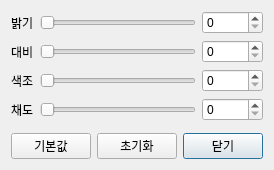
<ui version="4.0" >
 <class>Ui::EqualizerDialog</class>
 <widget class="QDialog" name="Ui::EqualizerDialog" >
  <property name="geometry" >
   <rect>
    <x>0</x>
    <y>0</y>
    <width>244</width>
    <height>170</height>
   </rect>
  </property>
  <property name="windowTitle" >
   <string>화면 설정하기</string>
  </property>
  <layout class="QGridLayout" >
   <item row="0" column="0" >
    <widget class="QLabel" name="label" >
     <property name="text" >
      <string>밝기</string>
     </property>
    </widget>
   </item>
   <item row="0" column="1" >
    <widget class="QSlider" name="horizontalSlider_5" >
     <property name="minimum" >
      <number>0</number>
     </property>
     <property name="maximum" >
      <number>65535</number>
     </property>
     <property name="orientation" >
      <enum>Qt::Horizontal</enum>
     </property>
     <property name="tickPosition" >
      <enum>QSlider::NoTicks</enum>
     </property>
    </widget>
   </item>
   <item row="0" column="2" >
    <widget class="QSpinBox" name="brightness_spin" >
     <property name="accelerated" >
      <bool>true</bool>
     </property>
     <property name="minimum" >
      <number>0</number>
     </property>
     <property name="maximum" >
      <number>65535</number>
     </property>
     <property name="value" >
      <number>0</number>
     </property>
    </widget>
   </item>
   <item row="1" column="0" >
    <widget class="QLabel" name="label_2" >
     <property name="text" >
      <string>대비</string>
     </property>
    </widget>
   </item>
   <item row="1" column="1" >
    <widget class="QSlider" name="horizontalSlider_6" >
     <property name="minimum" >
      <number>0</number>
     </property>
     <property name="maximum" >
      <number>65535</number>
     </property>
     <property name="orientation" >
      <enum>Qt::Horizontal</enum>
     </property>
     <property name="tickPosition" >
      <enum>QSlider::NoTicks</enum>
     </property>
    </widget>
   </item>
   <item row="1" column="2" >
    <widget class="QSpinBox" name="contrast_spin" >
     <property name="accelerated" >
      <bool>true</bool>
     </property>
     <property name="minimum" >
      <number>0</number>
     </property>
     <property name="maximum" >
      <number>65535</number>
     </property>
     <property name="value" >
      <number>0</number>
     </property>
    </widget>
   </item>
   <item row="2" column="0" >
    <widget class="QLabel" name="label_3" >
     <property name="text" >
      <string>색조</string>
     </property>
    </widget>
   </item>
   <item row="2" column="1" >
    <widget class="QSlider" name="horizontalSlider_8" >
     <property name="minimum" >
      <number>0</number>
     </property>
     <property name="maximum" >
      <number>65535</number>
     </property>
     <property name="orientation" >
      <enum>Qt::Horizontal</enum>
     </property>
     <property name="tickPosition" >
      <enum>QSlider::NoTicks</enum>
     </property>
    </widget>
   </item>
   <item row="2" column="2" >
    <widget class="QSpinBox" name="hue_spin" >
     <property name="accelerated" >
      <bool>true</bool>
     </property>
     <property name="minimum" >
      <number>0</number>
     </property>
     <property name="maximum" >
      <number>65535</number>
     </property>
     <property name="value" >
      <number>0</number>
     </property>
    </widget>
   </item>
   <item row="3" column="0" >
    <widget class="QLabel" name="label_4" >
     <property name="text" >
      <string>채도</string>
     </property>
    </widget>
   </item>
   <item row="3" column="1" >
    <widget class="QSlider" name="horizontalSlider_9" >
     <property name="minimum" >
      <number>0</number>
     </property>
     <property name="maximum" >
      <number>65535</number>
     </property>
     <property name="orientation" >
      <enum>Qt::Horizontal</enum>
     </property>
     <property name="tickPosition" >
      <enum>QSlider::NoTicks</enum>
     </property>
    </widget>
   </item>
   <item row="3" column="2" >
    <widget class="QSpinBox" name="saturation_spin" >
     <property name="accelerated" >
      <bool>true</bool>
     </property>
     <property name="minimum" >
      <number>0</number>
     </property>
     <property name="maximum" >
      <number>65535</number>
     </property>
     <property name="value" >
      <number>0</number>
     </property>
    </widget>
   </item>
   <item row="4" column="0" colspan="3" >
    <spacer>
     <property name="orientation" >
      <enum>Qt::Vertical</enum>
     </property>
     <property name="sizeHint" stdset="0" >
      <size>
       <width>0</width>
       <height>0</height>
      </size>
     </property>
    </spacer>
   </item>
   <item row="5" column="0" colspan="3" >
    <layout class="QHBoxLayout" >
     <item>
      <widget class="QPushButton" name="default_button" >
       <property name="text" >
        <string>기본값</string>
       </property>
      </widget>
     </item>
     <item>
      <widget class="QPushButton" name="reset_button" >
       <property name="text" >
        <string>초기화</string>
       </property>
      </widget>
     </item>
     <item>
      <spacer>
       <property name="orientation" >
        <enum>Qt::Horizontal</enum>
       </property>
       <property name="sizeHint" stdset="0" >
        <size>
         <width>0</width>
         <height>0</height>
        </size>
       </property>
      </spacer>
     </item>
     <item>
      <widget class="QPushButton" name="close_button" >
       <property name="text" >
        <string>닫기</string>
       </property>
       <property name="default" >
        <bool>true</bool>
       </property>
      </widget>
     </item>
    </layout>
   </item>
  </layout>
 </widget>
 <resources/>
 <connections>
  <connection>
   <sender>close_button</sender>
   <signal>clicked()</signal>
   <receiver>Ui::EqualizerDialog</receiver>
   <slot>accept()</slot>
   <hints>
    <hint type="sourcelabel" >
     <x>264</x>
     <y>201</y>
    </hint>
    <hint type="destinationlabel" >
     <x>270</x>
     <y>152</y>
    </hint>
   </hints>
  </connection>
  <connection>
   <sender>horizontalSlider_5</sender>
   <signal>valueChanged(int)</signal>
   <receiver>brightness_spin</receiver>
   <slot>setValue(int)</slot>
   <hints>
    <hint type="sourcelabel" >
     <x>135</x>
     <y>18</y>
    </hint>
    <hint type="destinationlabel" >
     <x>246</x>
     <y>16</y>
    </hint>
   </hints>
  </connection>
  <connection>
   <sender>horizontalSlider_6</sender>
   <signal>valueChanged(int)</signal>
   <receiver>contrast_spin</receiver>
   <slot>setValue(int)</slot>
   <hints>
    <hint type="sourcelabel" >
     <x>168</x>
     <y>54</y>
    </hint>
    <hint type="destinationlabel" >
     <x>228</x>
     <y>50</y>
    </hint>
   </hints>
  </connection>
  <connection>
   <sender>horizontalSlider_8</sender>
   <signal>valueChanged(int)</signal>
   <receiver>hue_spin</receiver>
   <slot>setValue(int)</slot>
   <hints>
    <hint type="sourcelabel" >
     <x>139</x>
     <y>116</y>
    </hint>
    <hint type="destinationlabel" >
     <x>225</x>
     <y>118</y>
    </hint>
   </hints>
  </connection>
  <connection>
   <sender>horizontalSlider_9</sender>
   <signal>valueChanged(int)</signal>
   <receiver>saturation_spin</receiver>
   <slot>setValue(int)</slot>
   <hints>
    <hint type="sourcelabel" >
     <x>113</x>
     <y>137</y>
    </hint>
    <hint type="destinationlabel" >
     <x>223</x>
     <y>150</y>
    </hint>
   </hints>
  </connection>
  <connection>
   <sender>saturation_spin</sender>
   <signal>valueChanged(int)</signal>
   <receiver>horizontalSlider_9</receiver>
   <slot>setValue(int)</slot>
   <hints>
    <hint type="sourcelabel" >
     <x>235</x>
     <y>150</y>
    </hint>
    <hint type="destinationlabel" >
     <x>116</x>
     <y>145</y>
    </hint>
   </hints>
  </connection>
  <connection>
   <sender>hue_spin</sender>
   <signal>valueChanged(int)</signal>
   <receiver>horizontalSlider_8</receiver>
   <slot>setValue(int)</slot>
   <hints>
    <hint type="sourcelabel" >
     <x>229</x>
     <y>112</y>
    </hint>
    <hint type="destinationlabel" >
     <x>148</x>
     <y>109</y>
    </hint>
   </hints>
  </connection>
  <connection>
   <sender>contrast_spin</sender>
   <signal>valueChanged(int)</signal>
   <receiver>horizontalSlider_6</receiver>
   <slot>setValue(int)</slot>
   <hints>
    <hint type="sourcelabel" >
     <x>222</x>
     <y>53</y>
    </hint>
    <hint type="destinationlabel" >
     <x>149</x>
     <y>45</y>
    </hint>
   </hints>
  </connection>
  <connection>
   <sender>brightness_spin</sender>
   <signal>valueChanged(int)</signal>
   <receiver>horizontalSlider_5</receiver>
   <slot>setValue(int)</slot>
   <hints>
    <hint type="sourcelabel" >
     <x>225</x>
     <y>20</y>
    </hint>
    <hint type="destinationlabel" >
     <x>173</x>
     <y>26</y>
    </hint>
   </hints>
  </connection>
 </connections>
</ui>
